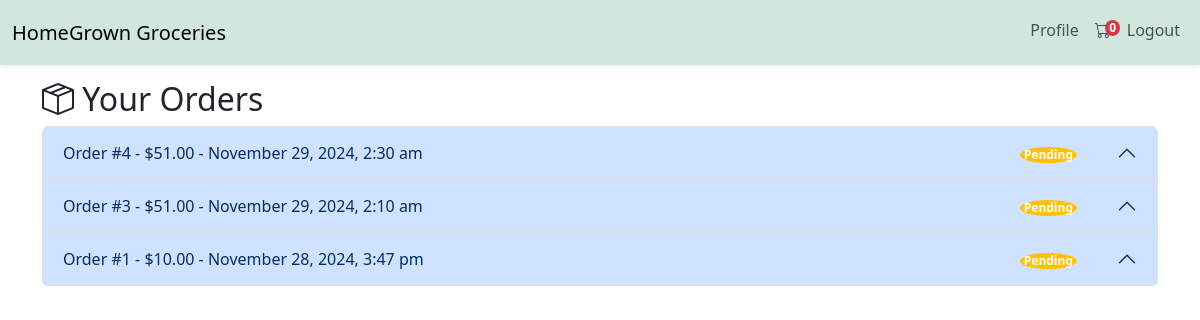
Screenshot of /orders.php (signed in) with the database file from the repository.
### tables this page shows
CREATE TABLE `Orders` (
  `order_id` int(11) NOT NULL,
  `user_id` int(11) NOT NULL,
  `total_amount` decimal(10,2) NOT NULL,
  `order_date` datetime NOT NULL,
  `status` enum('pending','confirmed','shipped','delivered','cancelled') NOT NULL DEFAULT 'pending'
);

### orders.php (the view, shortened to what this page needs)
<?php
include 'config/db.php';
include 'includes/header.php';
$user_id = $_SESSION['user_id'];
$stmt = $conn->prepare("SELECT o.*, u.shipping_address, u.phone, u.username, s.name as shipping_name,
                        s.phone as shipping_phone, s.address as shipping_address_full,
                        s.city, s.state, s.postal_code, s.country
                        FROM Orders o
                        JOIN Users u ON o.user_id = u.user_id
                        LEFT JOIN Shipping s ON o.user_id = s.user_id
                        WHERE o.user_id = ?
                        ORDER BY o.order_date DESC");
$stmt->bind_param("i", $user_id);
$stmt->execute();
$result = $stmt->get_result();
$orders = $result->fetch_all(MYSQLI_ASSOC);
?>
<div class="container mt-4">
    <h2><i class="bi bi-box-seam"></i> Your Orders</h2>
    <?php if (count($orders) > 0): ?>
        <div class="accordion" id="ordersAccordion">
            <?php foreach ($orders as $order): ?>
                <div class="accordion-item">
                    <h2 class="accordion-header" id="heading<?php echo $order['order_id']; ?>">
                        <button class="accordion-button" type="button" data-bs-toggle="collapse" data-bs-target="#collapse<?php echo $order['order_id']; ?>" aria-expanded="true" aria-controls="collapse<?php echo $order['order_id']; ?>">
                            <div class="d-flex justify-content-between align-items-center w-100">
                                <span>
                                    Order #<?php echo $order['order_id']; ?> -
                                    $<?php echo number_format($order['total_amount'], 2); ?> -
                                    <?php echo date('F j, Y, g:i a', strtotime($order['order_date'])); ?>
                                </span>
                                <span class="badge bg-<?php
                                    echo isset($order['status']) ? (
                                        $order['status'] === 'pending' ? 'warning' :
                                        ($order['status'] === 'confirmed' ? 'info' :
                                        ($order['status'] === 'shipped' ? 'primary' :
                                        ($order['status'] === 'delivered' ? 'success' : 'danger')))
                                    ) : 'secondary';
                                ?>">
                                    <?php echo isset($order['status']) ? ucfirst($order['status']) : 'Processing'; ?>
                                </span>
                            </div>
                        </button>
                    </h2>
                </div>
            <?php endforeach; ?>
        </div>
    <?php else: ?>
        <div class="alert alert-info">You have no orders yet.</div>
    <?php endif; ?>
</div>
<?php include 'includes/footer.php'; ?>

### assets/css/style.css (style rules this page uses)
body { margin: 0; padding: 0; box-sizing: border-box; }
.d-flex { display: flex; }
.badge { font-size: 12px; padding: 2px 4px; border-radius: 50%; position: absolute; top: 20px; right: 80px; }

### includes/header.php (style rules this page uses)
body { padding-top: 56px; }

### rows the page displays
orders: order_id "4", total_amount "51.00", order_date "November 29, 2024, 2:30 am", status "Pending"
orders: order_id "3", total_amount "51.00", order_date "November 29, 2024, 2:10 am", status "Pending"
orders: order_id "1", total_amount "10.00", order_date "November 28, 2024, 3:47 pm", status "Pending"

### other values shown
$cart_count "0"
